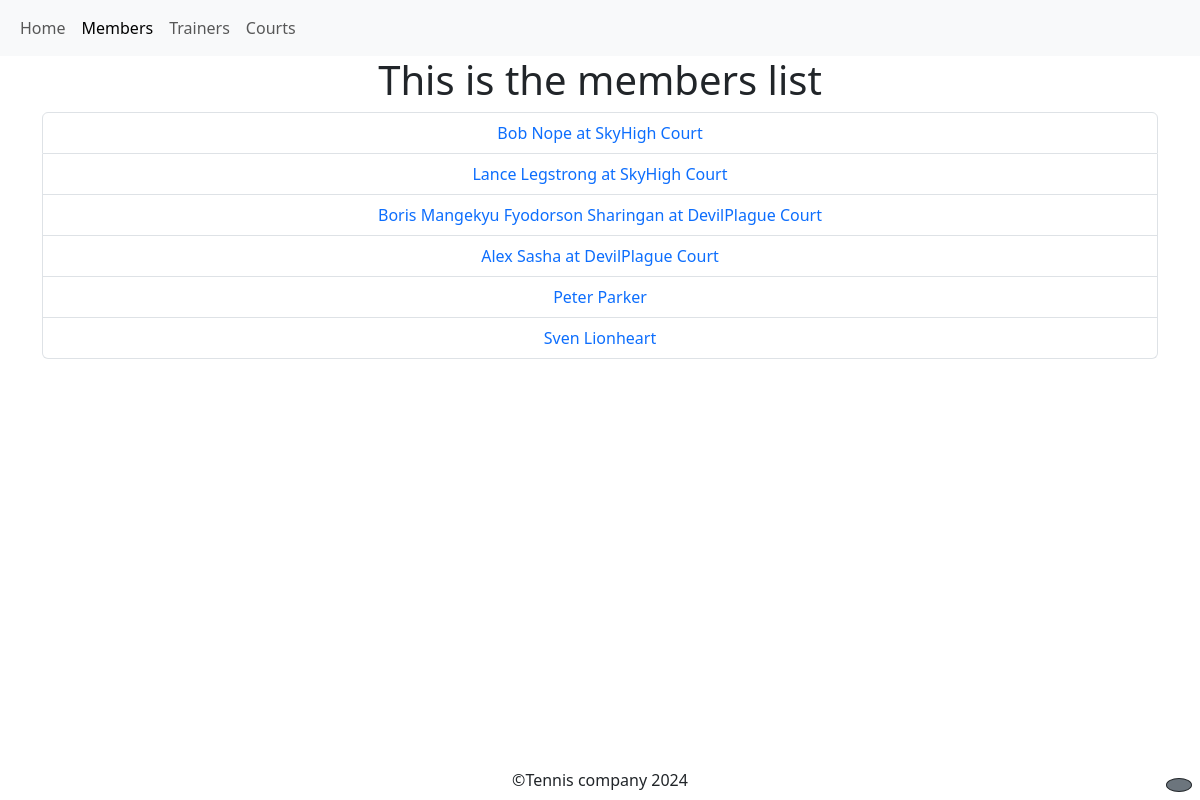
Page /members/ on the earlier database version.
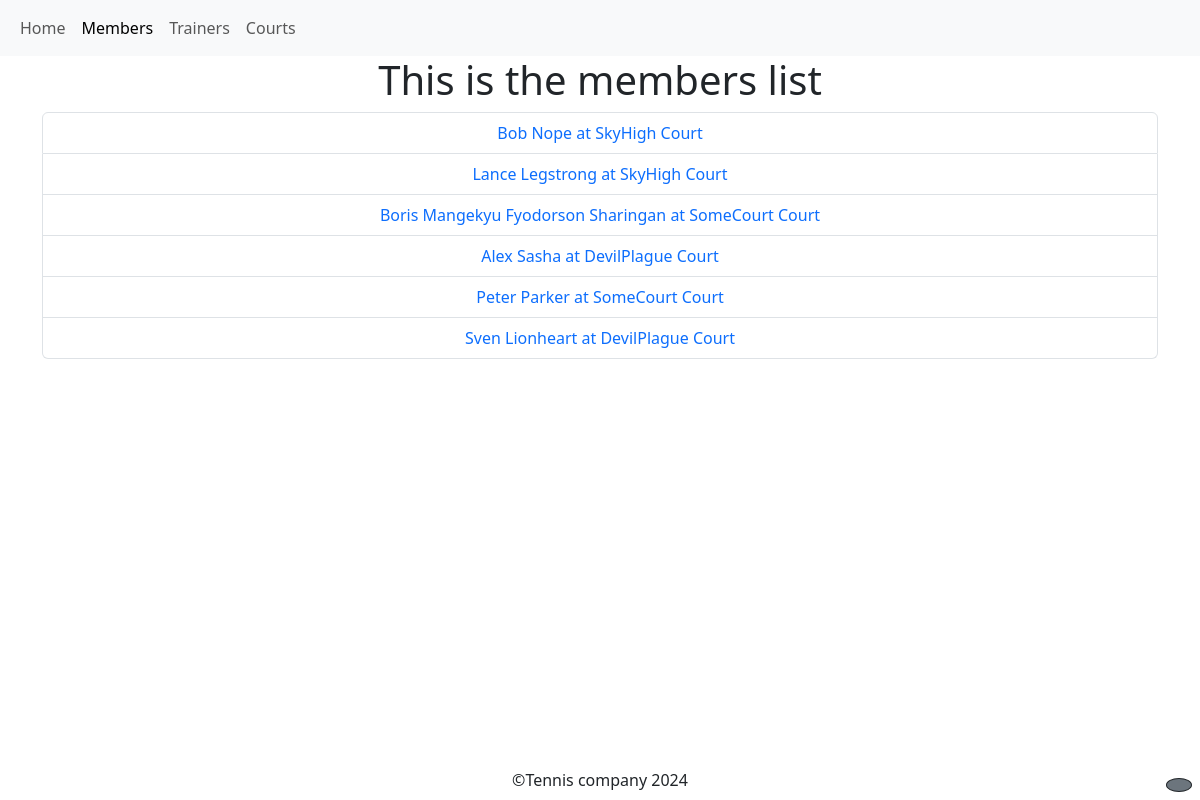
Same page on the later database version.
### members/models.py (models this page shows, shortened)
class Member(models.Model):
    fname = models.CharField(max_length=30)
    lname = models.CharField(max_length=30)
    email = models.EmailField()
    phone = models.CharField(max_length=13)
    join_date = models.DateField(max_length=254)
    court = models.ForeignKey(
        Court, on_delete=models.SET_NULL, null=True, blank=True, related_name="members"
    )

### courts/models.py (models this page shows, shortened)
class Court(models.Model):
    name = models.CharField(max_length=100)
    number = models.PositiveIntegerField(unique=True)
    is_occupied = models.BooleanField(default=False)
    occupation_time = models.DateTimeField(null=True, blank=True)
    def __str__(self):
        return self.name

### members/views.py (the view)
# urls.py: path("", views.members, name="members"),
def members(request):
    members = Member.objects.all()
    context = {"members": members}
    return render(request, "members_page.html", context=context)

### members/templates/members_page.html (shortened to what this page needs)
{%extends 'base.html'%} {%block title%}Members {%endblock%} {%block content%}
<h1>This is the members list</h1>
<div class="container">
  <ul class="list-group">
    {%for member in members%}
    <li class="list-group-item">
      <a class="text-decoration-none" href="member_details/{{member.id}}"
        >{{member.fname}} {{member.lname}} {% if member.court%} at
        {{member.court}} Court{%endif%}</a
      >
    </li>
    {%endfor%}
  </ul>
</div>
{%endblock%}

Differences in the rows shown:
changed Member "Boris Mangekyu": court "DevilPlague" → "SomeCourt"
changed Member "Peter": court (not shown) → "SomeCourt"
changed Member "Sven": court (not shown) → "DevilPlague"
